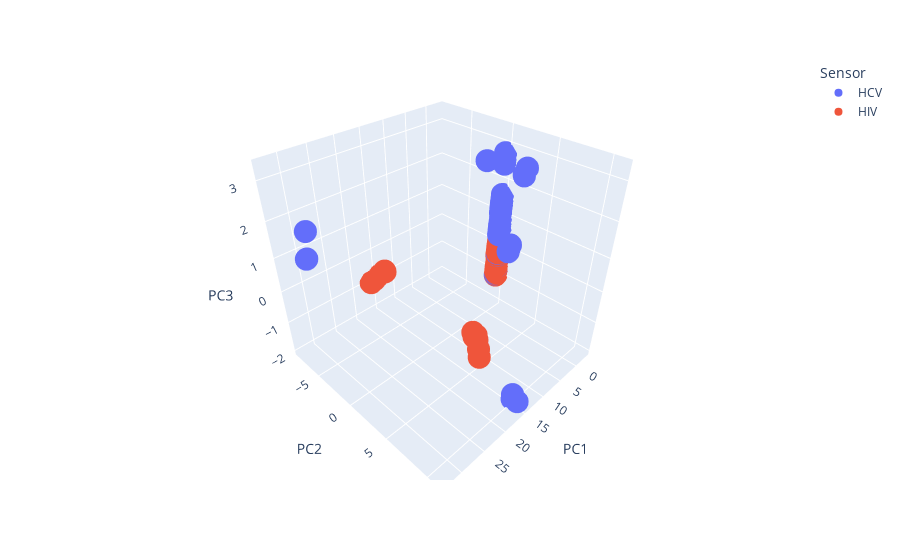

Write notebook code for a chart like this one.
### Code cell
# 4. Scores plot
# check API documentation for plotly.express https://plotly.com/python/3d-scatter-plots

import plotly.express as px

fig = px.scatter_3d(df_scores, x='PC1', y='PC2', z='PC3', color='Sensor')
fig.show()
